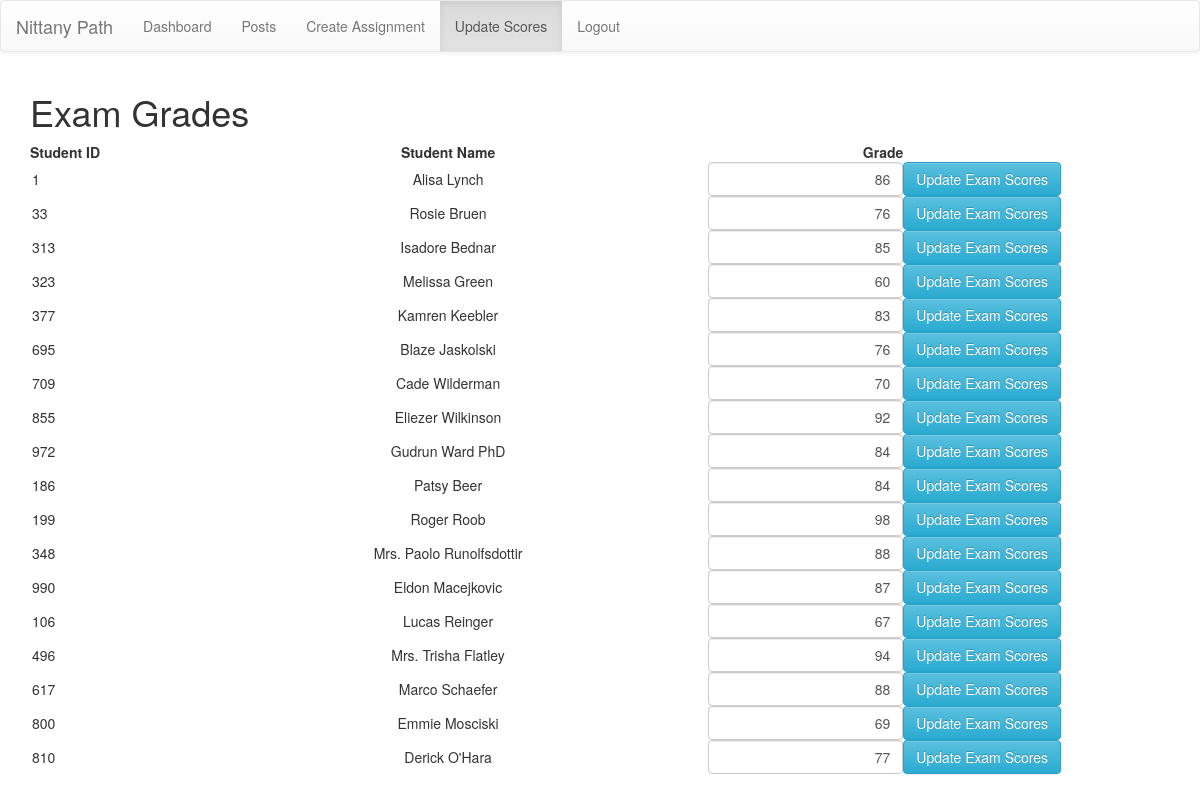
/enterExamGrades/1 (signed in), run on the app's committed database.
### app.py (models this page shows)
class Student(db.Model):
    SID = db.Column(db.Text, primary_key=True)
    Name = db.Column(db.Text)
    Email = db.Column(db.Text)
    Age = db.Column(db.Text)
    Zip = db.Column(db.Text)
    Phone = db.Column(db.Text)
    Gender = db.Column(db.Text)
    Password = db.Column(db.Text, nullable=False)
    Street = db.Column(db.Text)

class ExamAssigned(db.Model):
    SID = db.Column(db.Text, primary_key=True)
    EXAM_ID = db.Column(db.Text, primary_key=True)
    Grade = db.Column(db.Text)

### app.py (the view)
@app.route('/enterExamGrades/<examId>', methods=['POST', 'GET'])
@login_required
def enterExamGrades(examId):
    user = current_user
    if user.user_role == 1:
        user = Student.query.filter_by(Email = current_user.email).first()
        teachAssist = AssistsTT.query.filter_by(SID = user.SID).first()
        if teachAssist is None:
            return '<h1>This page is only for Faculty and Assistants.</h1><br><h3><a href="'+url_for('dashboard')+ '"> Back to Dashboard! </a></h3>'
    elif user.user_role == 2:
        user = Professor.query.filter_by(Email = current_user.email).first()
    exams = ExamAssigned.query.filter_by(EXAM_ID = str(examId)).all()
    data = [(exam.SID, Student.query.filter_by(SID = exam.SID).first().Name,exam.Grade, exam.EXAM_ID) for exam in exams]
    return render_template('assignGrade.html', user=user, data=data, type = 1,role = current_user.user_role)

### app.py (called while the page is built)
@login_manager.user_loader
def load_user(id):
    return User.query.get(int(id))

### templates/assignGrade.html (shortened to what this page needs)
{% extends "baseLayout.html" %}
{%block navContent%}
    <li class=""><a href="{{url_for('dashboard')}}">Dashboard<span class="sr-only">(current)</span></a></li>
    <li class=""><a href="{{url_for('posts')}}">Posts<span class="sr-only">(current)</span></a></li>
    {%if role == 2%}
    <li class=""><a href="{{url_for('create_assignment')}}">Create Assignment<span class="sr-only">(current)</span></a></li>
    {%endif%}
    <li class="active"><a href="{{url_for('assignments')}}">Update Scores<span class="sr-only">(current)</span></a></li>
    <li class=""><a href="{{url_for('logout')}}">Logout<span class="sr-only">(current)</span></a></li>
{%endblock%}
{%block dashBlock%}
<div class="container">
    <h1>{%if type == 1%}Exam{%endif%}{%if type == 2%}Assignment{%endif%}  Grades</h1>
    <div class="row">
        <div class="col">
            <div class="container card">
            <table style="width: 100%;">
            <tr>
                <th>
                    Student ID
                </th>
                <th style="text-align: center;">
                    Student Name
                </th>
                <th style="text-align: right;">
                    Grade
                </th>
                <th>
                </th>
            </tr>
            {%for entry in data%}
                <tr>
                    {%if type == 1%}
                    <form class="form" method="POST" action={{url_for('updateExamGrade', examID = entry[3])}}>
                    <td>
                        <input type="text" name="SID" style="border: 0;" value={{entry[0]}} readonly="true">
                    </td>
                    <td align="center">
                        {{entry[1]}}
                    </td>
                    <td align="right">
                        <input type="text" style="width: max-content; text-align: right;" class="form-control" name="Grade" value={{entry[2]}}>
                    </td>
                    <td>
                        <button class="btn btn-info" type="submit">Update Exam Scores</button>
                    </td>
                    </form>
                    {%endif%}
                </tr>
            {%endfor%}
            </table>
            </div>
        </div>
    </div>
    <br><br>
</div>
{%endblock%}

### templates/baseLayout.html (shortened to what this page needs)
{% import "bootstrap/wtf.html" as wtf %}
{% extends "bootstrap/base.html" %}
{% block styles %}
{{super()}}
<link rel="stylesheet" href="https://maxcdn.bootstrapcdn.com/bootstrap/3.3.7/css/bootstrap.min.css">
<link rel="stylesheet" href="https://maxcdn.bootstrapcdn.com/bootstrap/3.3.7/css/bootstrap-theme.min.css">
{% endblock %}
{% block content %}
<nav class="navbar navbar-default">
    <div class="container-fluid">
      <div class="navbar-header">
        <a class="navbar-brand" href="#">Nittany Path</a>
      </div>
      <div class="collapse navbar-collapse" id="bs-example-navbar-collapse-1">
        <ul class="nav navbar-nav">
            {%block navContent%}
            {%endblock%}
        </ul>
      </div>
    </div>
  </nav>
            {%block dashBlock%}
            {%endblock%}
{% endblock %}

### data on the page
Student: Name "Alisa Lynch"
ExamAssigned: Grade "86"
ExamAssigned: SID "33", Grade "76"
Student: Name "Rosie Bruen"
ExamAssigned: SID "313", Grade "85"
Student: Name "Isadore Bednar"
ExamAssigned: SID "323", Grade "60"
Student: Name "Melissa Green"
ExamAssigned: SID "377", Grade "83"
Student: Name "Kamren Keebler"
ExamAssigned: SID "695", Grade "76"
Student: Name "Blaze Jaskolski"
ExamAssigned: SID "709", Grade "70"
Student: Name "Cade Wilderman"
ExamAssigned: SID "855", Grade "92"
Student: Name "Eliezer Wilkinson"
ExamAssigned: SID "972", Grade "84"
Student: Name "Gudrun Ward PhD"
ExamAssigned: SID "186", Grade "84"
Student: Name "Patsy Beer"
ExamAssigned: SID "199", Grade "98"
Student: Name "Roger Roob"
ExamAssigned: SID "348", Grade "88"
Student: Name "Mrs. Paolo Runolfsdottir"
ExamAssigned: SID "990", Grade "87"
Student: Name "Eldon Macejkovic"
ExamAssigned: SID "106", Grade "67"
Student: Name "Lucas Reinger"
ExamAssigned: SID "496", Grade "94"
Student: Name "Mrs. Trisha Flatley"
ExamAssigned: SID "617", Grade "88"
Student: Name "Marco Schaefer"
ExamAssigned: SID "800", Grade "69"
Student: Name "Emmie Mosciski"
ExamAssigned: SID "810", Grade "77"
Student: Name "Derick O'Hara"
